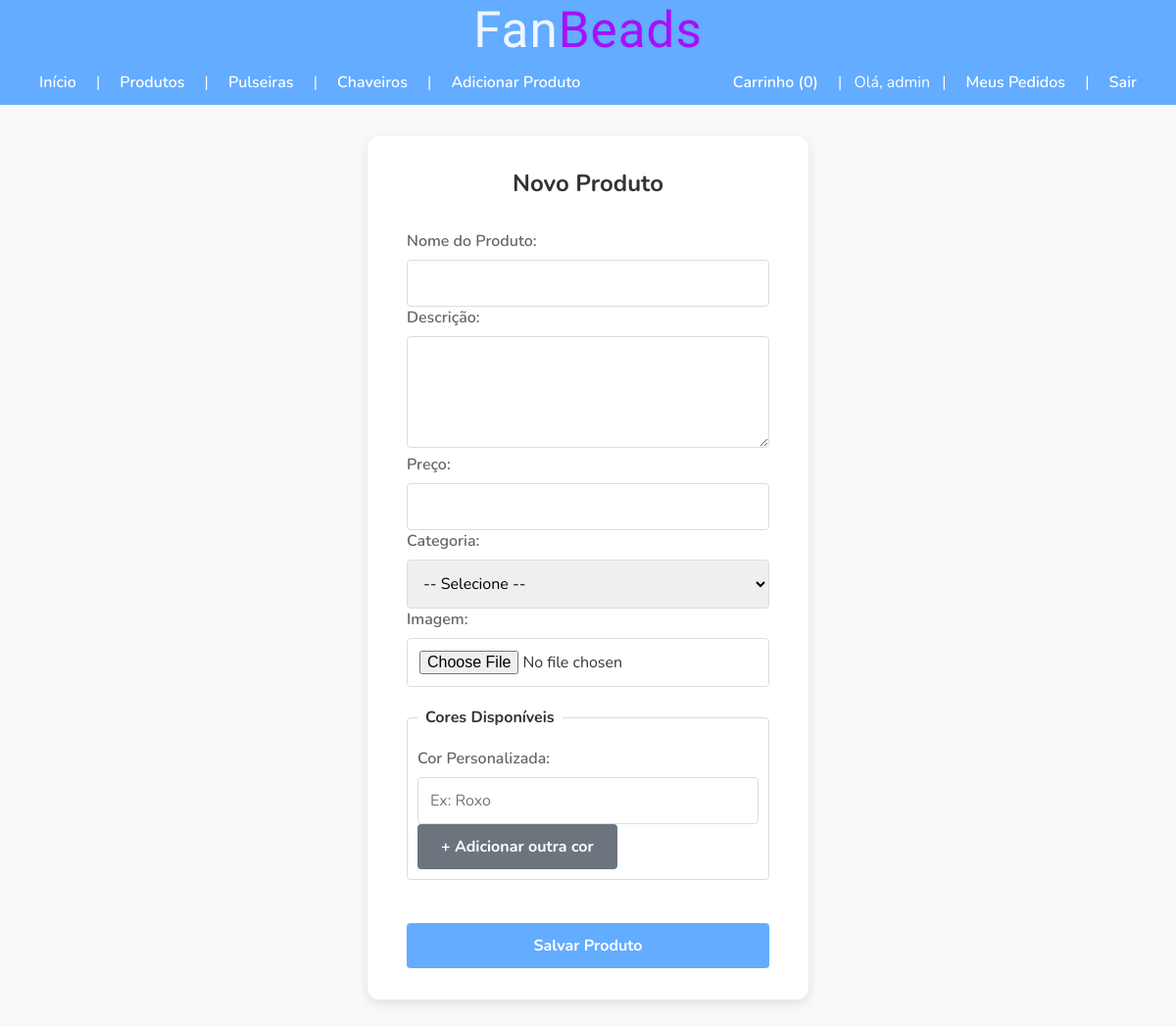
The page /produtos/novo (signed in) on the database as committed earlier.
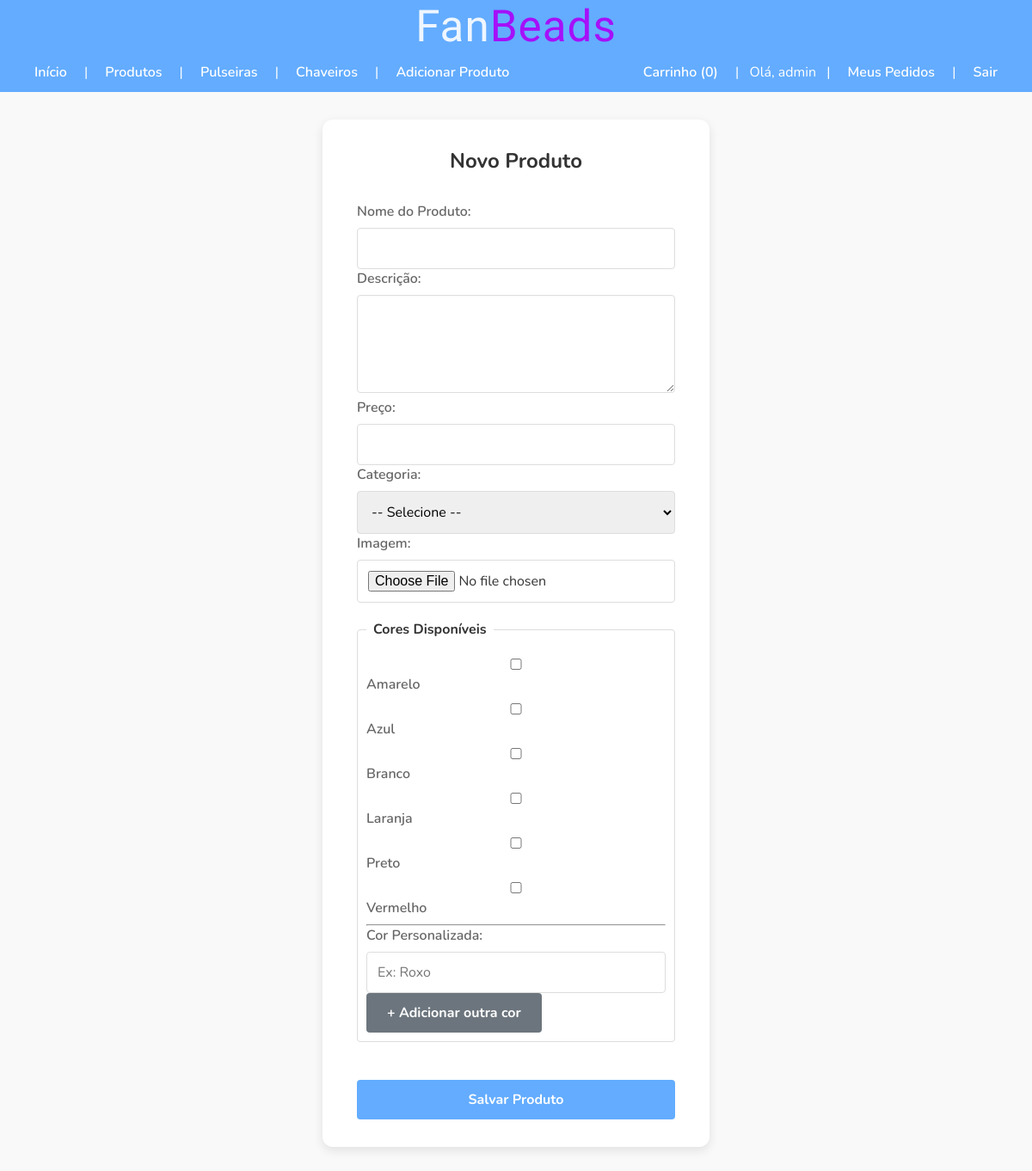
The same page on the database as committed later.
### tables this page shows
CREATE TABLE `opcao_variacao` (
  `id_opcao` int(11) NOT NULL,
  `variacao_id` int(11) NOT NULL,
  `valor` varchar(50) NOT NULL
);

### Controllers/produtoController.class.php (called while the page is built, shortened)
<?php
class ProdutoController
{
    private VariacaoDAO $variacaoDAO;
    public function __construct()
    {
        $this->variacaoDAO = new VariacaoDAO();
    }
    public function novo(): void
    {
        $coresDisponiveis = $this->variacaoDAO->buscarTodasCores();
        require 'Views/form_produto.php';
    }
}

### index.php (called while the page is built, shortened)
<?php
spl_autoload_register(function ($className) {
    $directories = ['Controllers/', 'Models/'];
    foreach ($directories as $dir) {
        $file = __DIR__ . '/' . $dir . $className . '.class.php';
        if (file_exists($file)) {
            return;
        }
    }
});
require_once 'rotas.php';
$method = $_SERVER['REQUEST_METHOD'];
$uri = parse_url($_SERVER['REQUEST_URI'], PHP_URL_PATH);
$baseDir = '/fanbeads';
if (str_starts_with($uri, $baseDir)) {
    $uri = substr($uri, strlen($baseDir));
}
$router->handleRequest($method, $uri);

### Models/Conexao.class.php (called while the page is built, shortened)
<?php
class Conexao
{
    private static ?PDO $instance = null;
    public static function getInstancia(): PDO
    {
        if (self::$instance === null) {
            $dsn = 'mysql:host=localhost;dbname=fanbeads;charset=utf8mb4';
            $user = 'root';
            $pass = '';
            self::$instance = new PDO($dsn, $user, $pass);
            self::$instance->setAttribute(PDO::ATTR_ERRMODE, PDO::ERRMODE_EXCEPTION);
        }
        return self::$instance;
    }
}

### Models/VariacaoDAO.class.php (called while the page is built, shortened)
<?php
class VariacaoDAO
{
    private PDO $db;
    public function __construct()
    {
        $this->db = Conexao::getInstancia();
    }
    public function buscarTodasCores(): array
    {
        $sql = "SELECT id_opcao, variacao_id, valor FROM opcao_variacao ORDER BY valor";
        return $this->db->query($sql)->fetchAll(PDO::FETCH_CLASS, OpcaoVariacao::class);
    }
}

### Models/OpcaoVariacao.class.php (called while the page is built, shortened)
<?php
class OpcaoVariacao
{
    private int $id_opcao;
    private string $valor;
    public function getId(): int
    {
        return $this->id_opcao;
    }
    public function getValor(): string
    {
        return $this->valor;
    }
}

### Views/form_produto.php (the view, shortened to what this page needs)
<!DOCTYPE html>
<html lang="pt-br">
<head>
    <link rel="stylesheet" href="/fanbeads/assets/css/style.css">
</head>
<body>
    <?php require 'Views/menu.php'; ?>
    <main class="form-page">
        <h2>Novo Produto</h2>
        <form action="/fanbeads/produtos/criar" method="POST" enctype="multipart/form-data">
            <label for="nome">Nome do Produto:</label>
            <input type="text" id="nome" name="nome" required>
            <label for="descricao">Descrição:</label>
            <textarea id="descricao" name="descricao" rows="4"></textarea>
            <label for="preco">Preço:</label>
            <input type="number" id="preco" name="preco" step="0.01" required>
            <label for="categoria">Categoria:</label>
            <select id="categoria" name="categoria_id" required>
                <option value="">-- Selecione --</option>
            </select>
            <label for="imagem">Imagem:</label>
            <input type="file" id="imagem" name="imagem" accept="image/*" required>
            <fieldset>
                <legend>Cores Disponíveis</legend>
                <?php if (!empty($coresDisponiveis)): ?>
                    <div class="checkbox-group">
                        <?php foreach ($coresDisponiveis as $opt): ?>
                            <label class="checkbox-label">
                                <input type="checkbox" name="opcoes[]" value="<?= $opt->getId() ?>">
                                <?= htmlspecialchars($opt->getValor()) ?>
                            </label>
                        <?php endforeach; ?>
                    </div>
                    <hr>
                <?php endif; ?>
                <div id="novas-cores-container">
                    <label>Cor Personalizada:</label>
                    <input type="text" name="cor_extra[]" placeholder="Ex: Roxo">
                </div>
               <button type="button" id="add-cor-btn" class="btn btn-secondary">+ Adicionar outra cor</button>
            </fieldset>
            <button type="submit" class="btn btn-primary">Salvar Produto</button>
        </form>
    </main>
</body>
</html>

Rows that differ between the two databases and show on the page:
added opcao_variacao: valor "Amarelo"
added opcao_variacao: valor "Azul"
added opcao_variacao: valor "Branco"
added opcao_variacao: valor "Laranja"
added opcao_variacao: valor "Preto"
added opcao_variacao: valor "Vermelho"
